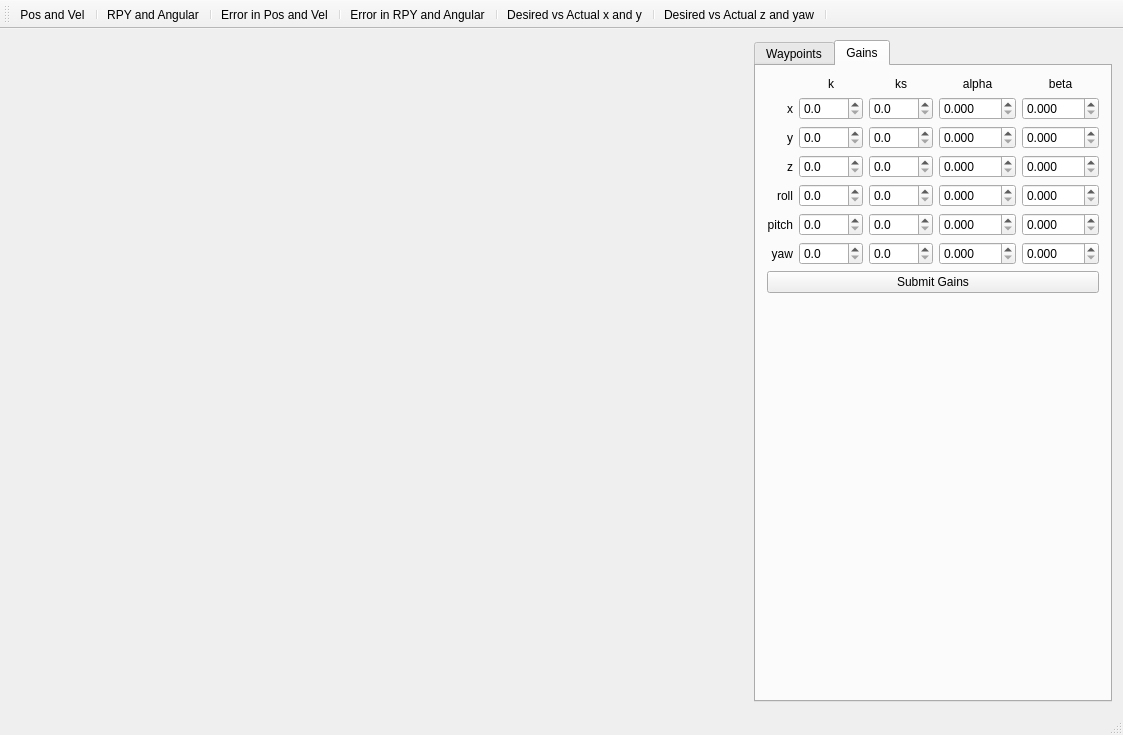
<?xml version="1.0" encoding="UTF-8"?>
<ui version="4.0">
 <class>MainWindow</class>
 <widget class="QMainWindow" name="MainWindow">
  <property name="geometry">
   <rect>
    <x>0</x>
    <y>0</y>
    <width>1123</width>
    <height>735</height>
   </rect>
  </property>
  <property name="windowTitle">
   <string>Trajectory Generation</string>
  </property>
  <widget class="QWidget" name="centralWidget">
   <layout class="QHBoxLayout" name="horizontalLayout_3" stretch="10,0">
    <item>
     <layout class="QVBoxLayout" name="verticalLayout_2">
      <item>
       <widget class="QwtPlot" name="qwtPlot1"/>
      </item>
      <item>
       <widget class="QwtPlot" name="qwtPlot2"/>
      </item>
     </layout>
    </item>
    <item>
     <widget class="QTabWidget" name="tabWidget">
      <property name="currentIndex">
       <number>1</number>
      </property>
      <widget class="QWidget" name="tab">
       <attribute name="title">
        <string>Waypoints</string>
       </attribute>
       <layout class="QHBoxLayout" name="horizontalLayout_2">
        <item>
         <layout class="QVBoxLayout" name="verticalLayout_3">
          <item>
           <layout class="QGridLayout" name="gridLayout">
            <item row="0" column="1">
             <widget class="QLineEdit" name="lineEditWayptX">
              <property name="text">
               <string>1.0</string>
              </property>
             </widget>
            </item>
            <item row="1" column="0">
             <widget class="QLabel" name="label_2">
              <property name="text">
               <string>WayPt Y</string>
              </property>
             </widget>
            </item>
            <item row="2" column="0">
             <widget class="QLabel" name="label_3">
              <property name="text">
               <string>Waypt Z</string>
              </property>
             </widget>
            </item>
            <item row="1" column="1">
             <widget class="QLineEdit" name="lineEditWayptY">
              <property name="text">
               <string>1.0</string>
              </property>
             </widget>
            </item>
            <item row="2" column="1">
             <widget class="QLineEdit" name="lineEditWayptZ">
              <property name="text">
               <string>1.0</string>
              </property>
             </widget>
            </item>
            <item row="3" column="0">
             <widget class="QLabel" name="label_4">
              <property name="text">
               <string>WayPt Pitch</string>
              </property>
             </widget>
            </item>
            <item row="3" column="1">
             <widget class="QLineEdit" name="lineEditWayptPitch">
              <property name="text">
               <string>0</string>
              </property>
             </widget>
            </item>
            <item row="4" column="1">
             <widget class="QLineEdit" name="lineEditWayptYaw">
              <property name="text">
               <string>0</string>
              </property>
             </widget>
            </item>
            <item row="4" column="0">
             <widget class="QLabel" name="label_5">
              <property name="text">
               <string>WayPt Yaw</string>
              </property>
             </widget>
            </item>
            <item row="0" column="0">
             <widget class="QLabel" name="label">
              <property name="text">
               <string>WayPt X</string>
              </property>
             </widget>
            </item>
           </layout>
          </item>
          <item>
           <layout class="QHBoxLayout" name="horizontalLayout">
            <item>
             <widget class="QPushButton" name="btnSubmitWaypt">
              <property name="text">
               <string>Submit Waypt</string>
              </property>
             </widget>
            </item>
            <item>
             <widget class="QPushButton" name="btnSubmitStart">
              <property name="text">
               <string>Submit Start</string>
              </property>
             </widget>
            </item>
            <item>
             <widget class="QPushButton" name="btnCallUpdate">
              <property name="text">
               <string>Call Update</string>
              </property>
             </widget>
            </item>
           </layout>
          </item>
          <item>
           <spacer name="verticalSpacer_2">
            <property name="orientation">
             <enum>Qt::Vertical</enum>
            </property>
            <property name="sizeHint" stdset="0">
             <size>
              <width>20</width>
              <height>40</height>
             </size>
            </property>
           </spacer>
          </item>
         </layout>
        </item>
       </layout>
      </widget>
      <widget class="QWidget" name="tab_4">
       <attribute name="title">
        <string>Gains</string>
       </attribute>
       <layout class="QVBoxLayout" name="verticalLayout_6">
        <item>
         <layout class="QVBoxLayout" name="verticalLayout_4">
          <item>
           <layout class="QGridLayout" name="gridLayout_4" columnstretch="1,0,0,0,0">
            <item row="0" column="3">
             <widget class="QLabel" name="label_32">
              <property name="text">
               <string>alpha</string>
              </property>
              <property name="alignment">
               <set>Qt::AlignCenter</set>
              </property>
             </widget>
            </item>
            <item row="1" column="1">
             <widget class="QDoubleSpinBox" name="spinBoxkx">
              <property name="decimals">
               <number>1</number>
              </property>
              <property name="maximum">
               <double>1000.000000000000000</double>
              </property>
             </widget>
            </item>
            <item row="1" column="0">
             <widget class="QLabel" name="label_20">
              <property name="text">
               <string>x</string>
              </property>
              <property name="alignment">
               <set>Qt::AlignRight|Qt::AlignTrailing|Qt::AlignVCenter</set>
              </property>
             </widget>
            </item>
            <item row="2" column="0">
             <widget class="QLabel" name="label_21">
              <property name="text">
               <string>y</string>
              </property>
              <property name="alignment">
               <set>Qt::AlignRight|Qt::AlignTrailing|Qt::AlignVCenter</set>
              </property>
             </widget>
            </item>
            <item row="2" column="1">
             <widget class="QDoubleSpinBox" name="spinBoxky">
              <property name="decimals">
               <number>1</number>
              </property>
              <property name="maximum">
               <double>1000.000000000000000</double>
              </property>
             </widget>
            </item>
            <item row="3" column="1">
             <widget class="QDoubleSpinBox" name="spinBoxkz">
              <property name="decimals">
               <number>1</number>
              </property>
              <property name="maximum">
               <double>1000.000000000000000</double>
              </property>
             </widget>
            </item>
            <item row="4" column="1">
             <widget class="QDoubleSpinBox" name="spinBoxkroll">
              <property name="decimals">
               <number>1</number>
              </property>
              <property name="maximum">
               <double>1000.000000000000000</double>
              </property>
             </widget>
            </item>
            <item row="5" column="1">
             <widget class="QDoubleSpinBox" name="spinBoxkpitch">
              <property name="decimals">
               <number>1</number>
              </property>
              <property name="maximum">
               <double>1000.000000000000000</double>
              </property>
             </widget>
            </item>
            <item row="6" column="1">
             <widget class="QDoubleSpinBox" name="spinBoxkyaw">
              <property name="decimals">
               <number>1</number>
              </property>
              <property name="maximum">
               <double>1000.000000000000000</double>
              </property>
             </widget>
            </item>
            <item row="3" column="0">
             <widget class="QLabel" name="label_22">
              <property name="text">
               <string>z</string>
              </property>
              <property name="alignment">
               <set>Qt::AlignRight|Qt::AlignTrailing|Qt::AlignVCenter</set>
              </property>
             </widget>
            </item>
            <item row="4" column="0">
             <widget class="QLabel" name="label_23">
              <property name="text">
               <string>roll</string>
              </property>
              <property name="alignment">
               <set>Qt::AlignRight|Qt::AlignTrailing|Qt::AlignVCenter</set>
              </property>
             </widget>
            </item>
            <item row="5" column="0">
             <widget class="QLabel" name="label_24">
              <property name="text">
               <string>pitch</string>
              </property>
              <property name="alignment">
               <set>Qt::AlignRight|Qt::AlignTrailing|Qt::AlignVCenter</set>
              </property>
             </widget>
            </item>
            <item row="6" column="0">
             <widget class="QLabel" name="label_25">
              <property name="text">
               <string>yaw</string>
              </property>
              <property name="alignment">
               <set>Qt::AlignRight|Qt::AlignTrailing|Qt::AlignVCenter</set>
              </property>
             </widget>
            </item>
            <item row="1" column="2">
             <widget class="QDoubleSpinBox" name="spinBoxksx">
              <property name="decimals">
               <number>1</number>
              </property>
              <property name="maximum">
               <double>1000.000000000000000</double>
              </property>
             </widget>
            </item>
            <item row="2" column="2">
             <widget class="QDoubleSpinBox" name="spinBoxksy">
              <property name="decimals">
               <number>1</number>
              </property>
              <property name="maximum">
               <double>1000.000000000000000</double>
              </property>
             </widget>
            </item>
            <item row="3" column="2">
             <widget class="QDoubleSpinBox" name="spinBoxksz">
              <property name="decimals">
               <number>1</number>
              </property>
              <property name="maximum">
               <double>1000.000000000000000</double>
              </property>
             </widget>
            </item>
            <item row="4" column="2">
             <widget class="QDoubleSpinBox" name="spinBoxksroll">
              <property name="decimals">
               <number>1</number>
              </property>
              <property name="maximum">
               <double>1000.000000000000000</double>
              </property>
             </widget>
            </item>
            <item row="5" column="2">
             <widget class="QDoubleSpinBox" name="spinBoxkspitch">
              <property name="decimals">
               <number>1</number>
              </property>
              <property name="maximum">
               <double>1000.000000000000000</double>
              </property>
             </widget>
            </item>
            <item row="6" column="2">
             <widget class="QDoubleSpinBox" name="spinBoxksyaw">
              <property name="decimals">
               <number>1</number>
              </property>
              <property name="maximum">
               <double>1000.000000000000000</double>
              </property>
             </widget>
            </item>
            <item row="1" column="3">
             <widget class="QDoubleSpinBox" name="spinBoxax">
              <property name="decimals">
               <number>3</number>
              </property>
              <property name="maximum">
               <double>1000.000000000000000</double>
              </property>
             </widget>
            </item>
            <item row="1" column="4">
             <widget class="QDoubleSpinBox" name="spinBoxbx">
              <property name="decimals">
               <number>3</number>
              </property>
              <property name="maximum">
               <double>1000.000000000000000</double>
              </property>
             </widget>
            </item>
            <item row="0" column="4">
             <widget class="QLabel" name="label_33">
              <property name="text">
               <string>beta</string>
              </property>
              <property name="alignment">
               <set>Qt::AlignCenter</set>
              </property>
             </widget>
            </item>
            <item row="0" column="2">
             <widget class="QLabel" name="label_34">
              <property name="text">
               <string>ks</string>
              </property>
              <property name="alignment">
               <set>Qt::AlignCenter</set>
              </property>
             </widget>
            </item>
            <item row="0" column="1">
             <widget class="QLabel" name="label_35">
              <property name="text">
               <string>k</string>
              </property>
              <property name="alignment">
               <set>Qt::AlignCenter</set>
              </property>
             </widget>
            </item>
            <item row="2" column="3">
             <widget class="QDoubleSpinBox" name="spinBoxay">
              <property name="decimals">
               <number>3</number>
              </property>
              <property name="maximum">
               <double>1000.000000000000000</double>
              </property>
             </widget>
            </item>
            <item row="3" column="3">
             <widget class="QDoubleSpinBox" name="spinBoxaz">
              <property name="decimals">
               <number>3</number>
              </property>
              <property name="maximum">
               <double>1000.000000000000000</double>
              </property>
             </widget>
            </item>
            <item row="4" column="3">
             <widget class="QDoubleSpinBox" name="spinBoxaroll">
              <property name="decimals">
               <number>3</number>
              </property>
              <property name="maximum">
               <double>1000.000000000000000</double>
              </property>
             </widget>
            </item>
            <item row="5" column="3">
             <widget class="QDoubleSpinBox" name="spinBoxapitch">
              <property name="decimals">
               <number>3</number>
              </property>
              <property name="maximum">
               <double>1000.000000000000000</double>
              </property>
             </widget>
            </item>
            <item row="6" column="3">
             <widget class="QDoubleSpinBox" name="spinBoxayaw">
              <property name="decimals">
               <number>3</number>
              </property>
              <property name="maximum">
               <double>1000.000000000000000</double>
              </property>
             </widget>
            </item>
            <item row="2" column="4">
             <widget class="QDoubleSpinBox" name="spinBoxby">
              <property name="decimals">
               <number>3</number>
              </property>
              <property name="maximum">
               <double>1000.000000000000000</double>
              </property>
             </widget>
            </item>
            <item row="3" column="4">
             <widget class="QDoubleSpinBox" name="spinBoxbz">
              <property name="decimals">
               <number>3</number>
              </property>
              <property name="maximum">
               <double>1000.000000000000000</double>
              </property>
             </widget>
            </item>
            <item row="4" column="4">
             <widget class="QDoubleSpinBox" name="spinBoxbroll">
              <property name="decimals">
               <number>3</number>
              </property>
              <property name="maximum">
               <double>1000.000000000000000</double>
              </property>
             </widget>
            </item>
            <item row="5" column="4">
             <widget class="QDoubleSpinBox" name="spinBoxbpitch">
              <property name="decimals">
               <number>3</number>
              </property>
              <property name="maximum">
               <double>1000.000000000000000</double>
              </property>
             </widget>
            </item>
            <item row="6" column="4">
             <widget class="QDoubleSpinBox" name="spinBoxbyaw">
              <property name="decimals">
               <number>3</number>
              </property>
              <property name="maximum">
               <double>1000.000000000000000</double>
              </property>
             </widget>
            </item>
           </layout>
          </item>
          <item>
           <widget class="QPushButton" name="btnSubmitGains">
            <property name="text">
             <string>Submit Gains</string>
            </property>
           </widget>
          </item>
          <item>
           <spacer name="verticalSpacer_7">
            <property name="orientation">
             <enum>Qt::Vertical</enum>
            </property>
            <property name="sizeHint" stdset="0">
             <size>
              <width>20</width>
              <height>40</height>
             </size>
            </property>
           </spacer>
          </item>
         </layout>
        </item>
       </layout>
      </widget>
     </widget>
    </item>
   </layout>
  </widget>
  <widget class="QMenuBar" name="menuBar">
   <property name="geometry">
    <rect>
     <x>0</x>
     <y>0</y>
     <width>1123</width>
     <height>23</height>
    </rect>
   </property>
  </widget>
  <widget class="QToolBar" name="mainToolBar">
   <attribute name="toolBarArea">
    <enum>TopToolBarArea</enum>
   </attribute>
   <attribute name="toolBarBreak">
    <bool>false</bool>
   </attribute>
   <addaction name="actionPOS"/>
   <addaction name="separator"/>
   <addaction name="actionRPY_Data"/>
   <addaction name="separator"/>
   <addaction name="actionPos_Vel_Error"/>
   <addaction name="separator"/>
   <addaction name="actionActionErrorRPY"/>
   <addaction name="separator"/>
   <addaction name="actionDesired_vs_Actual_x_and_y"/>
   <addaction name="separator"/>
   <addaction name="actionDesired_vs_Actual_z_and_yaw"/>
   <addaction name="separator"/>
  </widget>
  <widget class="QStatusBar" name="statusBar"/>
  <action name="actionRPY_Data">
   <property name="text">
    <string>RPY and Angular</string>
   </property>
  </action>
  <action name="actionPOS">
   <property name="text">
    <string>Pos and Vel</string>
   </property>
  </action>
  <action name="actionPos_Vel_Error">
   <property name="text">
    <string>Error in Pos and Vel</string>
   </property>
  </action>
  <action name="actionActionErrorRPY">
   <property name="text">
    <string>Error in RPY and Angular</string>
   </property>
  </action>
  <action name="actionDesired_vs_Actual_x_and_y">
   <property name="text">
    <string>Desired vs Actual x and y</string>
   </property>
  </action>
  <action name="actionDesired_vs_Actual_z_and_yaw">
   <property name="text">
    <string>Desired vs Actual z and yaw</string>
   </property>
  </action>
 </widget>
 <layoutdefault spacing="6" margin="11"/>
 <customwidgets>
  <customwidget>
   <class>QwtPlot</class>
   <extends>QFrame</extends>
   <header>qwt_plot.h</header>
   <container>1</container>
  </customwidget>
 </customwidgets>
 <resources/>
 <connections/>
</ui>
